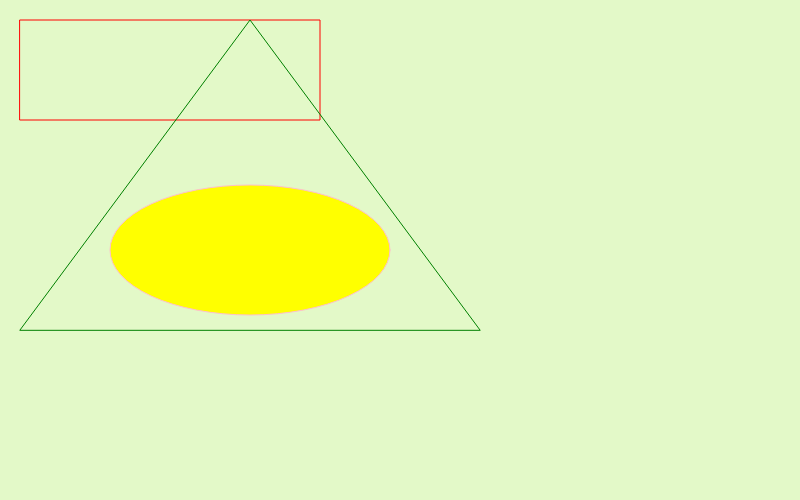
Frame 1 (no input)
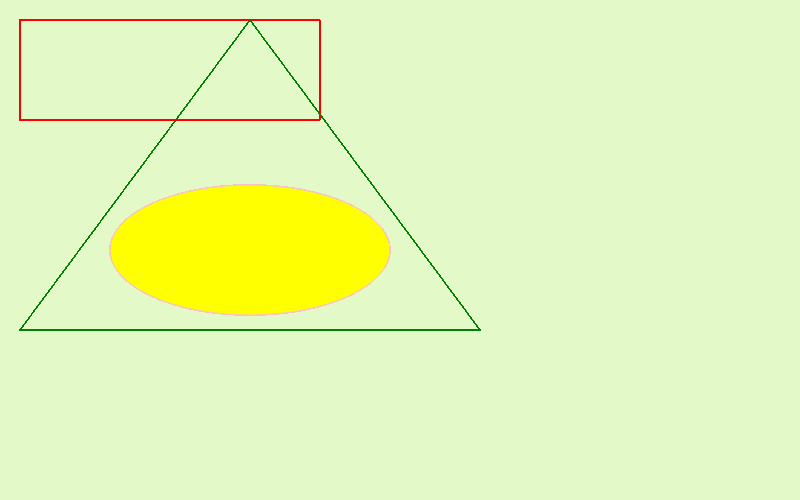
Frame 60 (no input)
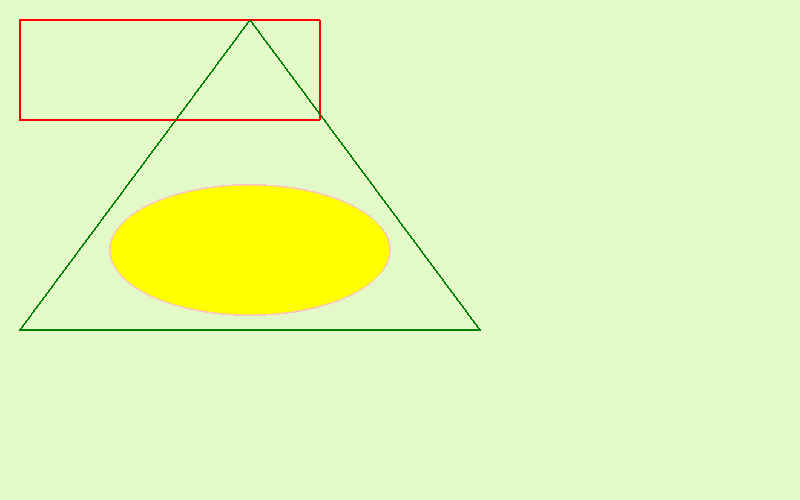
Frame 120 (the mouse pressed at the canvas centre since frame 60)

The p5.js sketch that drew these frames (run headless with seeded random() and noise() and a simulated clock; from frame 60 on, the mouse is pressed at the canvas centre):

// p5.js sketch
// ── sketch.js
function setup() {
    createCanvas(800, 500);
    background('#e3f9c8');
}

function draw() {

    //ellipse test
    //ellipse( 10, 10, 16, 16 );
    //point test
    //strokeWeight(10);
    //point( 100, 50 );
    //multi point test
    //point(30, 20);
    //point(85, 20);
    //point(85, 75);
    //point(30, 75);
    //rect test
    //rect( 25, 30, 450, 540);
    //two rectangle test
    //rect(20, 20, 300, 200, 10);
    //rect(20, 280, 300, 200, 90);
    // a rectangle with various corner roundness
    //rect( 20, 20, 300, 300, 0, 90, 45, 150 );
    //triangle example
    //triangle( 50, 50, 250, 50, 150, 180 );
    //triangle( 350, 50, 550, 50, 450, 180 );
    //triangle( 10, 225, 590, 225, 375, 375 );
    //line examples
    //line(30, 20, 85, 20);
    //stroke(126);
    //line(85, 20, 85, 75);
    //stroke(255);
    //line(85, 75, 30, 75);
    //quad example
    //quad(38, 31, 86, 20, 69, 63, 30, 76)
    //arc examples
    //arc(50, 55, 50, 50, 0, HALF_PI);
    //noFill();
    //arc(50, 55, 60, 60, HALF_PI, PI);
    //arc(50, 55, 70, 70, PI, PI + QUARTER_PI);
    //arc(50, 55, 80, 80, PI + QUARTER_PI, TWO_PI);arc(50, 55, 50, 50, 0, HALF_PI);
    //noFill();
    //arc(50, 55, 60, 60, HALF_PI, PI);
    //arc(50, 55, 70, 70, PI, PI + QUARTER_PI);
    //arc(50, 55, 80, 80, PI + QUARTER_PI, TWO_PI);
    //arc( 300, 200, 300, 300, 0, HALF_PI );
    //arc( 300, 200, 300, 300, QUARTER_PI, HALF_PI );
    //arc( 300, 200, 300, 300, radians(260), radians(280) );
    //arc( 150, 200, 180, 180, HALF_PI, 0, PIE );
    //arc( 450, 200, 180, 180, HALF_PI, 0, CHORD );
    //fill examples
    //fill('blue');
    //rect( 20, 20, 480, 50 );
    //ellipse( 250, 105, 400, 50 );

    //fill('yellow');
    //ellipse( 250, 160, 300, 50 );

    //fill('orange');
    //triangle( 20, 205, 250, 255, 480, 255 );
    //rect( 60, 275, 120, 50 );
    //fill('purple');
    //rect( 20, 20, 300, 100 );

    //noFill();
    //rect( 150, 70, 300, 150 );

    //fill('yellow');
    //ellipse( 250, 270, 300, 150 );

    //noFill();
    //triangle( 20, 330, 250, 20, 480, 330 );
    //stroke examples
    noFill();

    stroke('red');
    rect( 20, 20, 300, 100 );

    stroke('green');
    triangle( 20, 330, 250, 20, 480, 330 );

    stroke('pink');
    fill('yellow');
    ellipse( 250, 250, 280, 130 );
}
